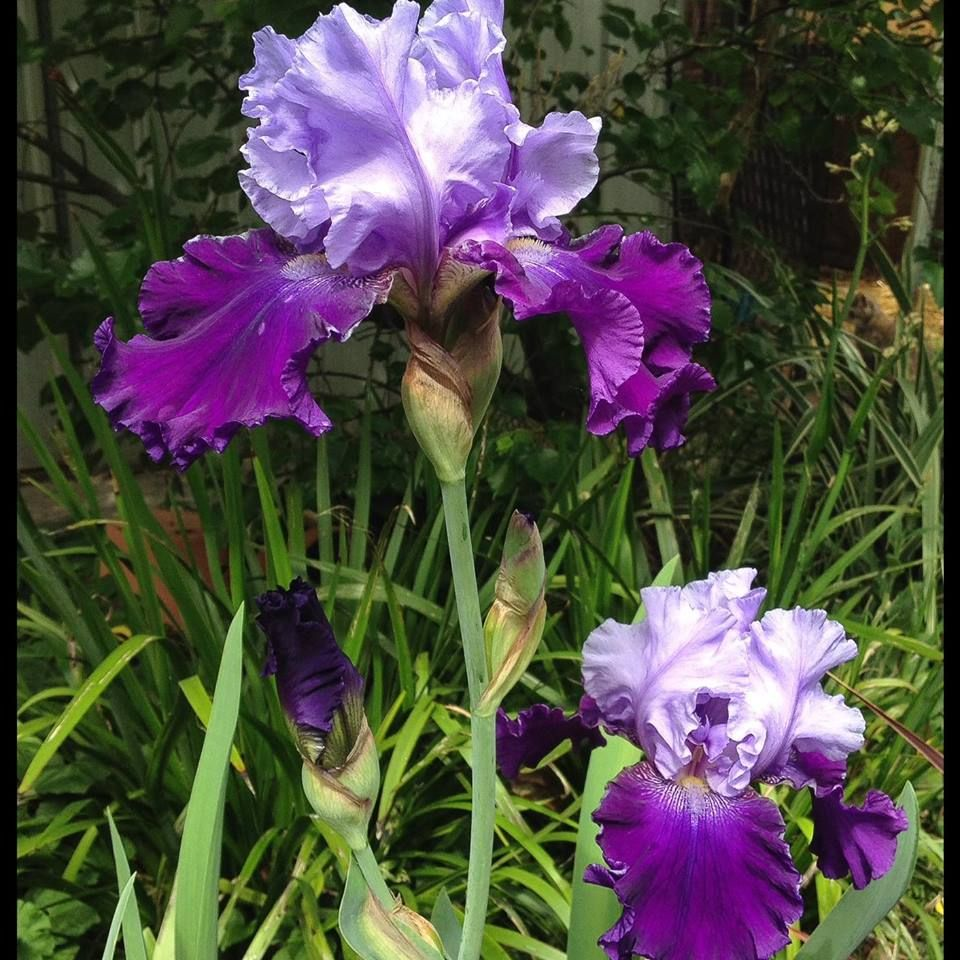
%> input picture Images/iris.png, 960 x 960 px
$ octave q13.m   (GNU Octave 9; MATLAB toolbox functions it lacks are replaced by stand-ins)
%> lines starting %> are read from the running program, lines starting %| are printed output that depends on the picture; in (x1, y1, x2, y2) boxes, pixels count from 0 and x2, y2 are one past the last pixel; in counts of white or black regions, pixels touching at a corner belong together; the program's own positions count from 1
ir=imread('iris.png');
%> ir is the input picture: size 960x960x3 uint8; mean R, G, B 79.9, 75.6, 69.4
i=rgb2gray(ir);
c1=imnoise(i,'salt & pepper');
c2=imnoise(i,'gaussian');

% [34 lines of commented-out code are left out]

subplot(2,4,1),imshow(c2);
title('gaussian');

edge_r=edge(c2,'roberts');
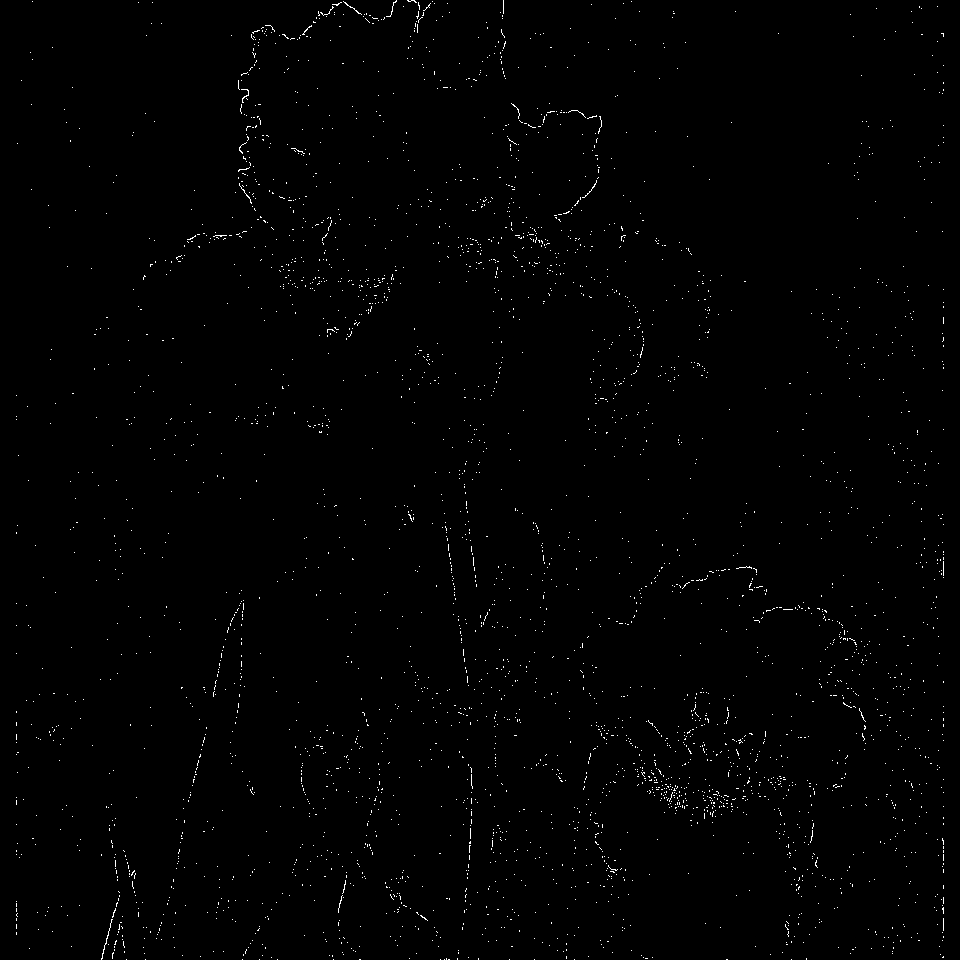
%> edge_r: size 960x960 logical; 0.68% white in thin lines or dots
subplot(2,4,2),imshow(edge_r);
title('Roberts');

edge_p=edge(c2,'prewitt');
%> edge_p: size 960x960 logical; 2.5% white in thin lines or dots
subplot(2,4,3),imshow(edge_p);
title('Prewitt');

edge_s=edge(c2,'sobel');
%> edge_s: size 960x960 logical; 2.5% white in thin lines or dots
subplot(2,4,4),imshow(edge_s);
title('Sobel');

lap=fspecial('laplacian',0);
c_lap=imfilter(c2,lap);
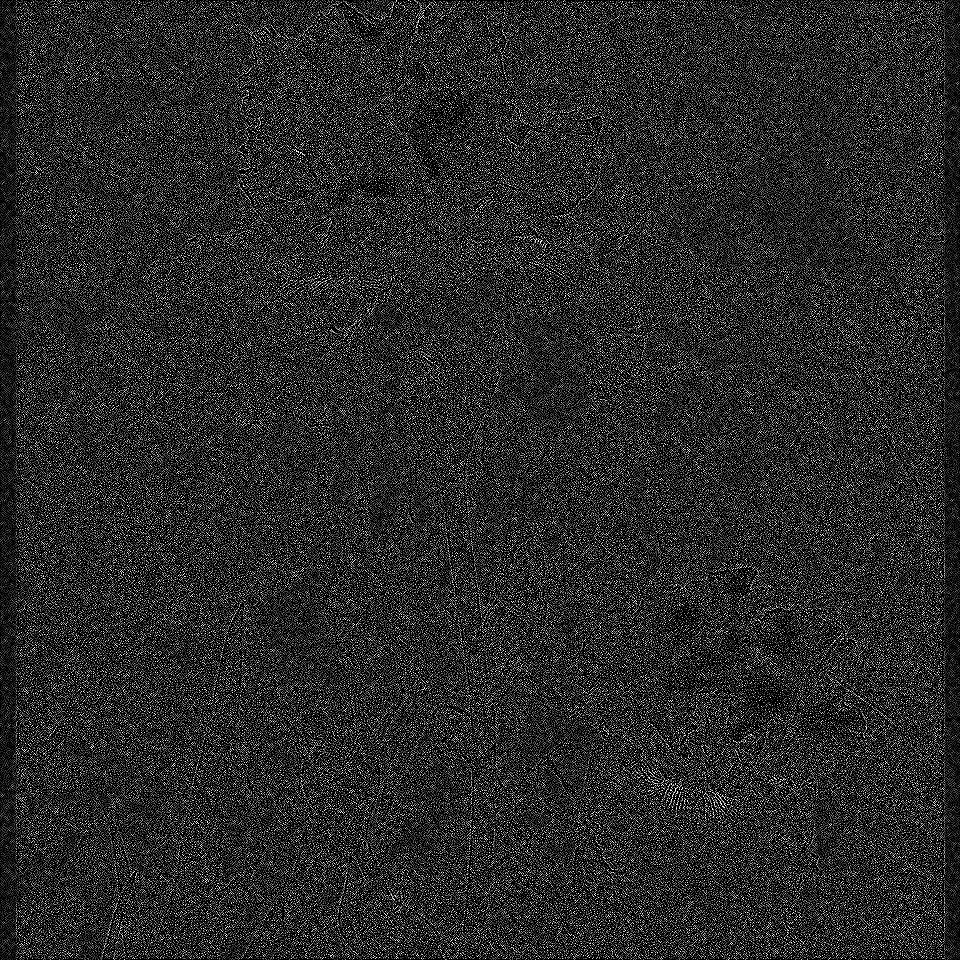
%> c_lap: size 960x960 uint8; min 0, max 255, mean 43.3
subplot(2,4,5),imshow(c_lap);
title('Laplacian');

lap=fspecial('laplacian',0);
cz=edge(c2,'zerocross',[],lap);
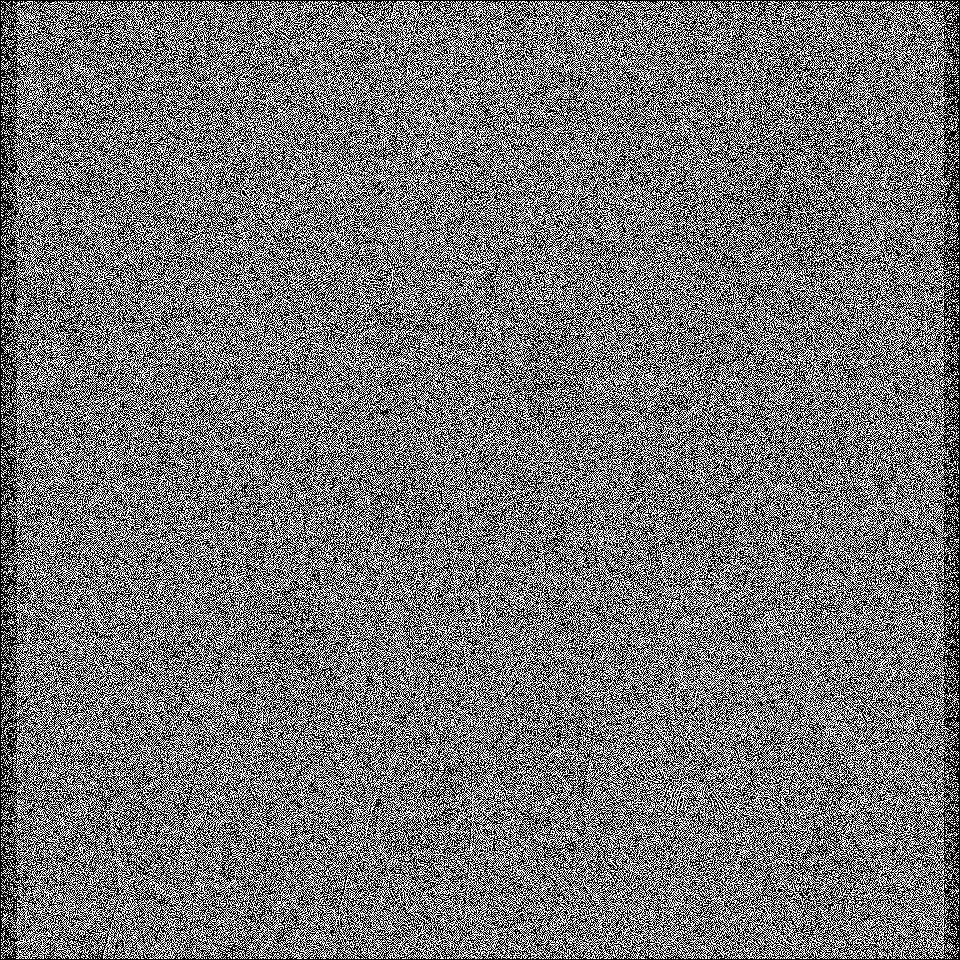
%> cz: size 960x960 logical; 46% white in thin lines or dots
subplot(2,4,6),imshow(cz);
title('Laplacian後零點交叉');

log=fspecial('log',13,2);
cmh=edge(c2,'zerocross',[],log);
%> cmh: size 960x960 logical; 9.8% white in thin lines or dots
subplot(2,4,7),imshow(cmh);
title('Marr-Hildreth');

cc=edge(c2,'canny');
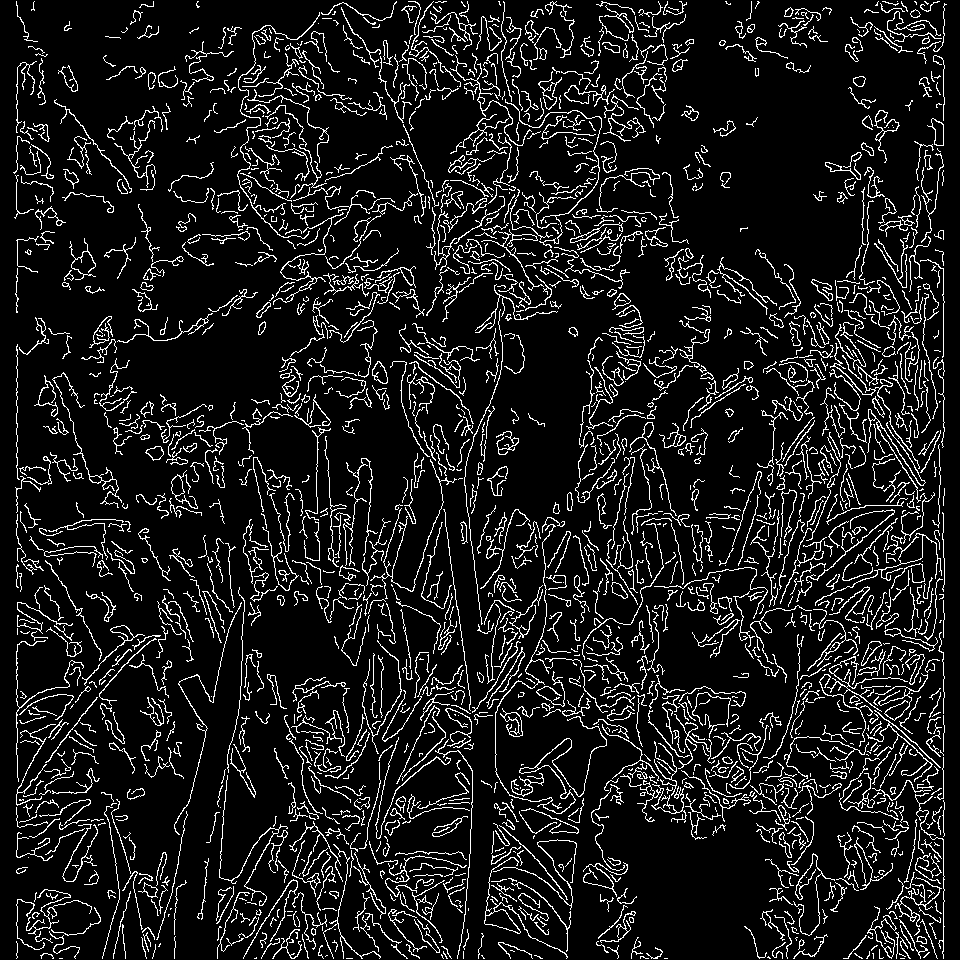
%> cc: size 960x960 logical; 10.4% white in thin lines or dots
subplot(2,4,8),imshow(cc);
title('Canny');
% c2

$ run again, with Images/arch.png copied over Images/iris.png
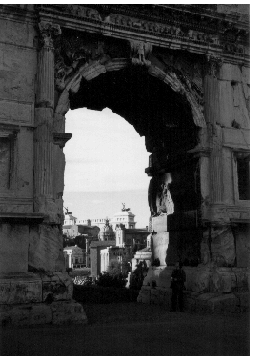
%> input picture Images/arch.png, 254 x 357 px
%> ir is the input picture: size 357x254 uint16; min 257, max 65535, mean 17269.2
%> `edge_r=edge(c2,'roberts');`:
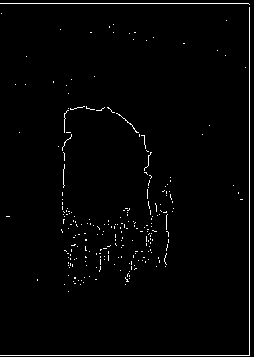
%> edge_r: size 357x254 logical; 1.7% white in thin lines or dots
%> edge_p: size 357x254 logical; 2.2% white in thin lines or dots
%> edge_s: size 357x254 logical; 2.2% white in thin lines or dots
%> cz: size 357x254 logical; 44% white in thin lines or dots
%> cmh: size 357x254 logical; 6.7% white in thin lines or dots
%> `cc=edge(c2,'canny');`:
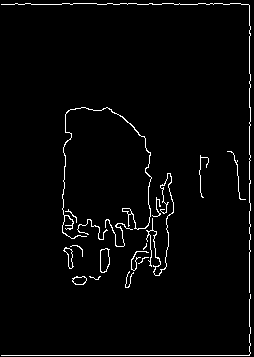
%> cc: size 357x254 logical; 2.6% white in thin lines or dots

$ run again, with Images/backyard.png copied over Images/iris.png
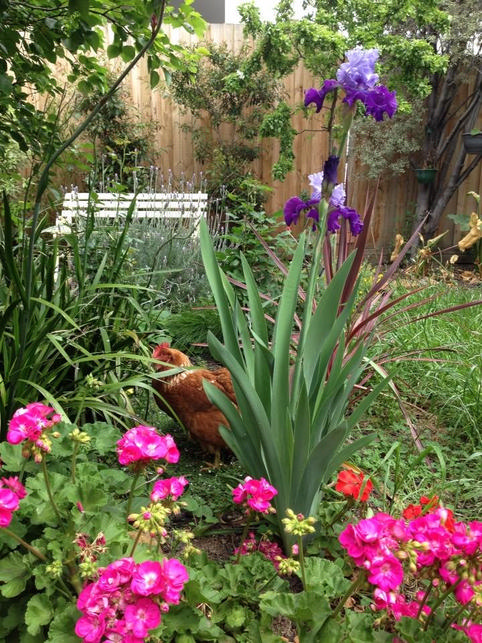
%> input picture Images/backyard.png, 482 x 643 px
%> ir is the input picture: size 643x482x3 uint8; mean R, G, B 109.2, 105.1, 75
%> `edge_r=edge(c2,'roberts');`:
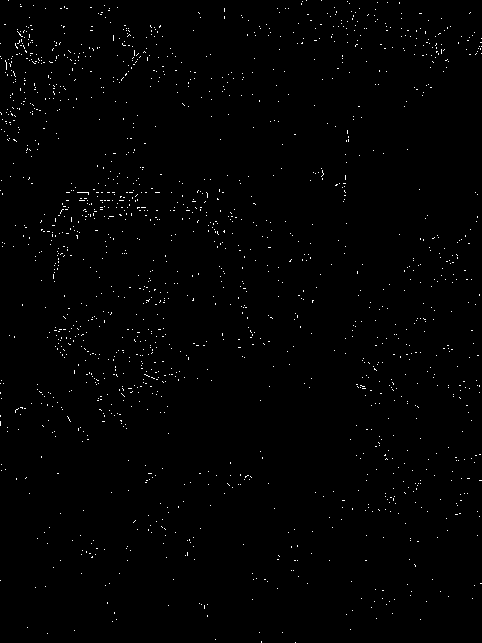
%> edge_r: size 643x482 logical; 0.8% white in thin lines or dots
%> edge_p: size 643x482 logical; 3.2% white in thin lines or dots
%> edge_s: size 643x482 logical; 3.3% white in thin lines or dots
%> cz: size 643x482 logical; 46.5% white in thin lines or dots
%> cmh: size 643x482 logical; 11.5% white in thin lines or dots
%> `cc=edge(c2,'canny');`:
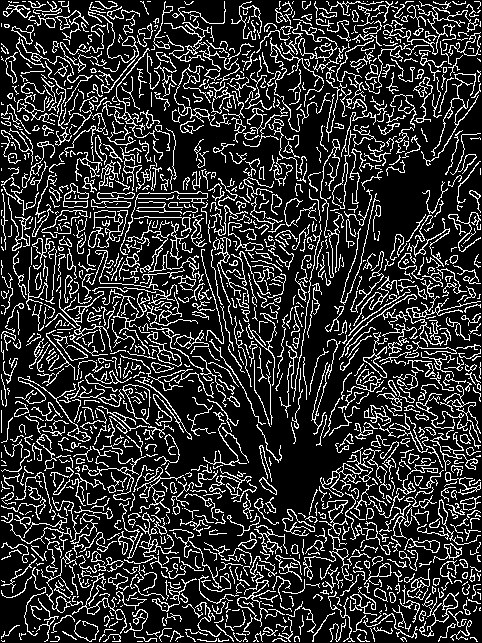
%> cc: size 643x482 logical; 19.2% white in thin lines or dots

$ run again, with Images/bot_gardens.png copied over Images/iris.png
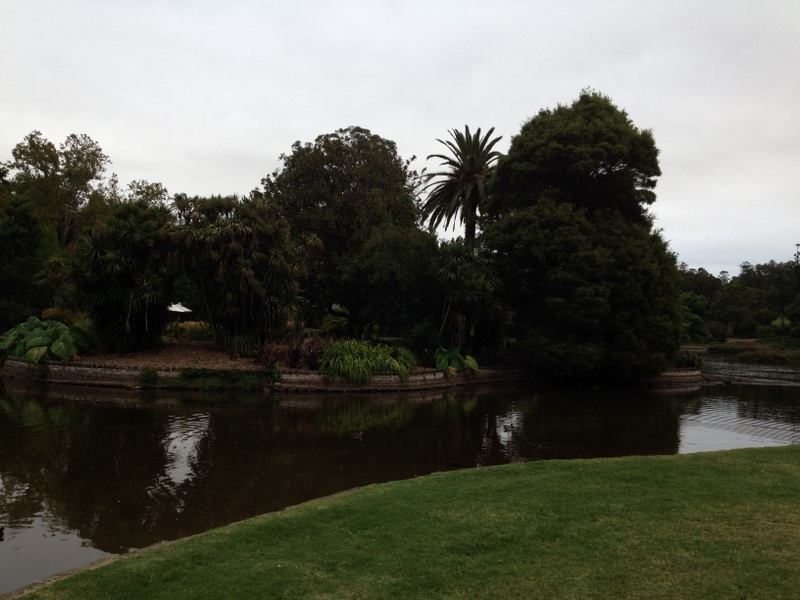
%> input picture Images/bot_gardens.png, 800 x 600 px
%> ir is the input picture: size 600x800x3 uint8; mean R, G, B 91.9, 92.5, 82.9
%> `edge_r=edge(c2,'roberts');`:
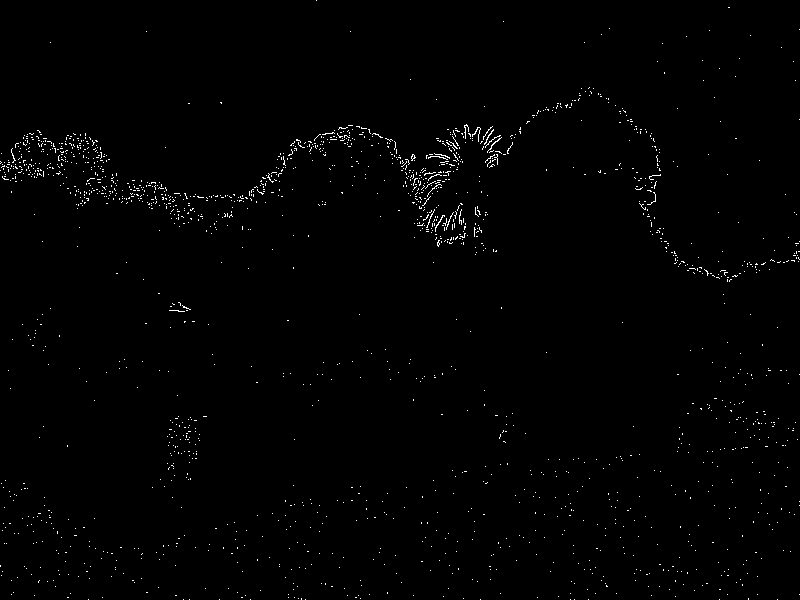
%> edge_r: size 600x800 logical; 0.83% white in thin lines or dots
%> edge_p: size 600x800 logical; 2% white in thin lines or dots
%> edge_s: size 600x800 logical; 2% white in thin lines or dots
%> cz: size 600x800 logical; 45.3% white in thin lines or dots
%> cmh: size 600x800 logical; 13.1% white in thin lines or dots
%> `cc=edge(c2,'canny');`:
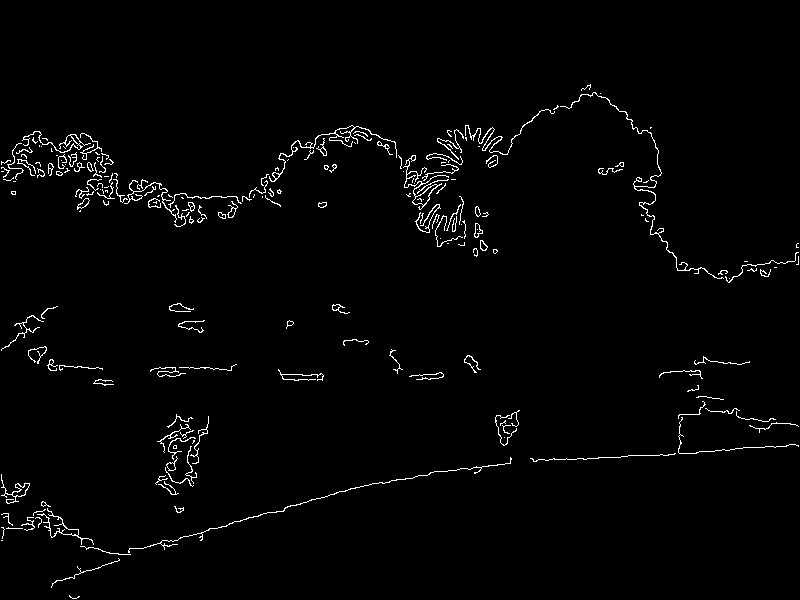
%> cc: size 600x800 logical; 1.8% white in thin lines or dots, all inside (x1, y1, x2, y2) = (1, 84, 799, 599)
